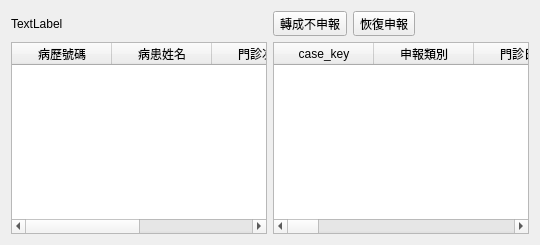
        <widget class="QWidget" name="tab_2">
         <attribute name="title">
          <string>首次次數</string>
         </attribute>
         <layout class="QGridLayout" name="gridLayout_2">
          <item row="1" column="0">
           <widget class="QTableWidget" name="tableWidget_patient_diag">
            <property name="maximumSize">
             <size>
              <width>450</width>
              <height>16777215</height>
             </size>
            </property>
            <property name="editTriggers">
             <set>QAbstractItemView::NoEditTriggers</set>
            </property>
            <property name="selectionMode">
             <enum>QAbstractItemView::SingleSelection</enum>
            </property>
            <property name="selectionBehavior">
             <enum>QAbstractItemView::SelectRows</enum>
            </property>
            <column>
             <property name="text">
              <string>病歷號碼</string>
             </property>
            </column>
            <column>
             <property name="text">
              <string>病患姓名</string>
             </property>
            </column>
            <column>
             <property name="text">
              <string>門診次數</string>
             </property>
            </column>
            <column>
             <property name="text">
              <string>超過次數</string>
             </property>
            </column>
           </widget>
          </item>
          <item row="1" column="1">
           <widget class="QTableWidget" name="tableWidget_medical_record_diag">
            <property name="editTriggers">
             <set>QAbstractItemView::NoEditTriggers</set>
            </property>
            <property name="selectionMode">
             <enum>QAbstractItemView::SingleSelection</enum>
            </property>
            <property name="selectionBehavior">
             <enum>QAbstractItemView::SelectRows</enum>
            </property>
            <column>
             <property name="text">
              <string>case_key</string>
             </property>
            </column>
            <column>
             <property name="text">
              <string>申報類別</string>
             </property>
            </column>
            <column>
             <property name="text">
              <string>門診日期</string>
             </property>
            </column>
            <column>
             <property name="text">
              <string>病歷號碼</string>
             </property>
            </column>
            <column>
             <property name="text">
              <string>姓名</string>
             </property>
            </column>
            <column>
             <property name="text">
              <string>就醫類別</string>
             </property>
            </column>
            <column>
             <property name="text">
              <string>卡序</string>
             </property>
            </column>
            <column>
             <property name="text">
              <string>療程</string>
             </property>
            </column>
            <column>
             <property name="text">
              <string>藥日</string>
             </property>
            </column>
            <column>
             <property name="text">
              <string>主診斷碼</string>
             </property>
            </column>
            <column>
             <property name="text">
              <string>診斷名稱</string>
             </property>
            </column>
            <column>
             <property name="text">
              <string>處置項目</string>
             </property>
            </column>
            <column>
             <property name="text">
              <string>主治醫師</string>
             </property>
            </column>
            <column>
             <property name="text">
              <string>診察費</string>
             </property>
            </column>
            <column>
             <property name="text">
              <string>處置費</string>
             </property>
            </column>
           </widget>
          </item>
          <item row="0" column="0">
           <widget class="QLabel" name="label_diag_limit">
            <property name="text">
             <string>TextLabel</string>
            </property>
           </widget>
          </item>
          <item row="0" column="1">
           <layout class="QHBoxLayout" name="horizontalLayout">
            <item>
             <widget class="QToolButton" name="toolButton_diag_unapply">
              <property name="text">
               <string>轉成不申報</string>
              </property>
              <property name="icon">
               <iconset>
                <normaloff>../icons/editdelete.svg</normaloff>../icons/editdelete.svg</iconset>
              </property>
              <property name="toolButtonStyle">
               <enum>Qt::ToolButtonTextBesideIcon</enum>
              </property>
             </widget>
            </item>
            <item>
             <widget class="QToolButton" name="toolButton_diag_apply">
              <property name="text">
               <string>恢復申報</string>
              </property>
              <property name="icon">
               <iconset>
                <normaloff>../icons/edit-undo.svg</normaloff>../icons/edit-undo.svg</iconset>
              </property>
              <property name="toolButtonStyle">
               <enum>Qt::ToolButtonTextBesideIcon</enum>
              </property>
             </widget>
            </item>
            <item>
             <spacer name="horizontalSpacer_2">
              <property name="orientation">
               <enum>Qt::Horizontal</enum>
              </property>
              <property name="sizeHint" stdset="0">
               <size>
                <width>40</width>
                <height>20</height>
               </size>
              </property>
             </spacer>
            </item>
           </layout>
          </item>
         </layout>
        </widget>
